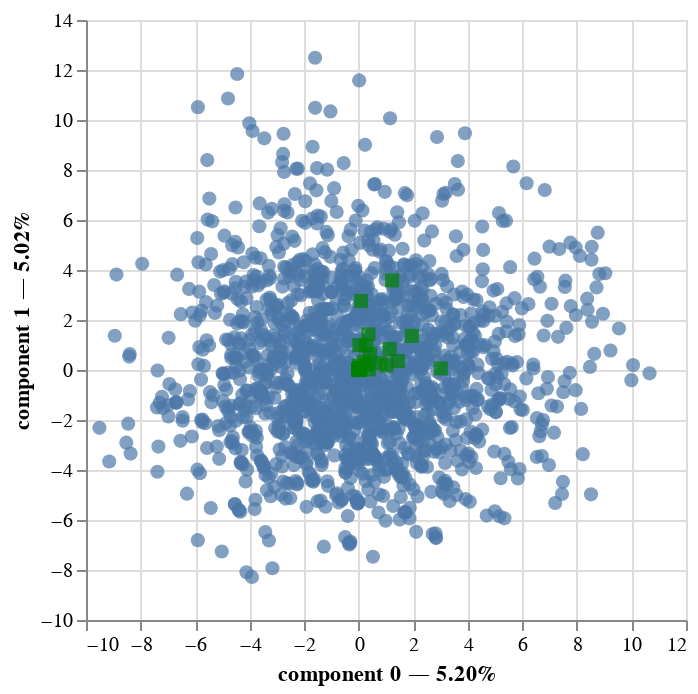

Write notebook code for a chart like this one.
### Code cell
famd.plot(
    X_train_famd,
    x_component=0,
    y_component=1
)

### Figure 1 — Vega-Lite specification as saved in the notebook (floating-point values rounded to 4 significant figures; data arrays with more than 128 entries replaced by an {"elided": "..."} marker saying what was removed)
{"config": {"view": {"continuousWidth": 300, "continuousHeight": 300}}, "layer": [{"data": {"name": "data-3781855c2e245098cc43df96704ed1d8"}, "mark": {"type": "circle", "size": 50}, "encoding": {"tooltip": [{"field": "index", "type": "quantitative"}, {"field": "component 0", "type": "quantitative"}, {"field": "component 1", "type": "quantitative"}], "x": {"axis": {"title": "component 0 — 5.20%"}, "field": "component 0", "scale": {"zero": false}, "type": "quantitative"}, "y": {"axis": {"title": "component 1 — 5.02%"}, "field": "component 1", "scale": {"zero": false}, "type": "quantitative"}}, "name": "view_5"}, {"data": {"name": "data-70d76a8fb73d707d79678df47fe19254"}, "mark": {"type": "square", "color": "green", "size": 50}, "encoding": {"tooltip": [{"field": "variable", "type": "nominal"}], "x": {"field": "component 0", "scale": {"zero": false}, "type": "quantitative"}, "y": {"field": "component 1", "scale": {"zero": false}, "type": "quantitative"}}}], "params": [{"name": "param_5", "select": {"type": "interval", "encodings": ["x", "y"]}, "bind": "scales", "views": ["view_5"]}], "$schema": "https://vega.github.io/schema/vega-lite/v5.20.1.json", "datasets": {"data-3781855c2e245098cc43df96704ed1d8": {"elided": "1719 records"}, "data-70d76a8fb73d707d79678df47fe19254": [{"variable": "Age", "component 0": 0.002495, "component 1": 4.83e-06, "component 2": 0.01319, "component 3": 0.001667, "component 4": 0.0001138, "component 5": 0.0003332, "component 6": 0.01863, "component 7": 0.01851, "component 8": 0.000695, "component 9": 0.05872, "component 10": 0.02374, "component 11": 0.001861, "component 12": 0.003253, "component 13": 3.495e-06, "component 14": 0.03676, "component 15": 0.00108, "component 16": 0.000742, "component 17": 0.004064, "component 18": 0.005506, "component 19": 0.01209, "label": "Age"}, {"variable": "BMI", "component 0": 1.654e-05, "component 1": 0.07971, "component 2": 0.0001721, "component 3": 3.733e-05, "component 4": 0.01931, "component 5": 1.036e-05, "component 6": 0.01212, "component 7": 0.0007057, "component 8": 0.003014, "component 9": 3.847e-06, "component 10": 9.912e-06, "component 11": 0.0002363, "component 12": 0.0003832, "component 13": 0.05302, "component 14": 0.003667, "component 15": 0.0001206, "component 16": 0.002057, "component 17": 0.0172, "component 18": 0.0007277, "component 19": 0.0002558, "label": "BMI"}, {"variable": "AlcoholConsumption", "component 0": 0.001577, "component 1": 0.01097, "component 2": 0.001858, "component 3": 0.02758, "component 4": 0.002037, "component 5": 0.006162, "component 6": 0.01093, "component 7": 0.004232, "component 8": 6.519e-05, "component 9": 0.0231, "component 10": 0.001124, "component 11": 5.919e-06, "component 12": 2.455e-06, "component 13": 0.01559, "component 14": 0.000334, "component 15": 0.0002621, "component 16": 0.001832, "component 17": 0.009756, "component 18": 0.02106, "component 19": 0.001131, "label": "AlcoholConsumption"}, {"variable": "PhysicalActivity", "component 0": 0.0003201, "component 1": 0.006744, "component 2": 0.002373, "component 3": 0.01661, "component 4": 8.539e-05, "component 5": 1.772e-06, "component 6": 0.001685, "component 7": 0.01708, "component 8": 0.003992, "component 9": 0.01407, "component 10": 0.01352, "component 11": 0.01036, "component 12": 0.0005261, "component 13": 0.0002728, "component 14": 0.007992, "component 15": 0.01098, "component 16": 0.01277, "component 17": 0.002189, "component 18": 0.003022, "component 19": 0.007068, "label": "PhysicalActivity"}, {"variable": "DietQuality", "component 0": 0.04785, "component 1": 0.005391, "component 2": 0.003569, "component 3": 0.003183, "component 4": 0.003857, "component 5": 0.0008984, "component 6": 0.009728, "component 7": 0.003808, "component 8": 0.002593, "component 9": 0.01197, "component 10": 0.001234, "component 11": 0.008166, "component 12": 0.01655, "component 13": 0.02433, "component 14": 0.009897, "component 15": 1.316e-06, "component 16": 0.006317, "component 17": 0.0009559, "component 18": 0.001187, "component 19": 0.007354, "label": "DietQuality"}, {"variable": "SleepQuality", "component 0": 0.02536, "component 1": 0.01086, "component 2": 0.003106, "component 3": 0.0003059, "component 4": 0.002147, "component 5": 0.007527, "component 6": 0.006938, "component 7": 0.01346, "component 8": 0.0005775, "component 9": 0.01352, "component 10": 0.002688, "component 11": 0.003618, "component 12": 0.007868, "component 13": 0.002059, "component 14": 0.005164, "component 15": 0.007276, "component 16": 0.002981, "component 17": 0.007187, "component 18": 0.01813, "component 19": 4.754e-06, "label": "SleepQuality"}, {"variable": "SystolicBP", "component 0": 0.007669, "component 1": 0.004684, "component 2": 0.01198, "component 3": 0.00083, "component 4": 0.006289, "component 5": 0.005866, "component 6": 0.0004047, "component 7": 0.003119, "component 8": 0.01645, "component 9": 0.001096, "component 10": 0.00893, "component 11": 0.003735, "component 12": 0.0025, "component 13": 0.0003483, "component 14": 0.003744, "component 15": 8.941e-05, "component 16": 0.00272, "component 17": 0.01134, "component 18": 0.002725, "component 19": 0.002091, "label": "SystolicBP"}, {"variable": "DiastolicBP", "component 0": 0.002789, "component 1": 0.01973, "component 2": 0.003472, "component 3": 0.005972, "component 4": 2.128e-05, "component 5": 0.004026, "component 6": 2.817e-05, "component 7": 0.01556, "component 8": 0.001422, "component 9": 5.369e-05, "component 10": 7.757e-07, "component 11": 2.767e-10, "component 12": 0.001276, "component 13": 0.00345, "component 14": 0.0009717, "component 15": 0.001083, "component 16": 0.001589, "component 17": 0.00971, "component 18": 0.006174, "component 19": 0.0007793, "label": "DiastolicBP"}, {"variable": "CholesterolTotal", "component 0": 0.002611, "component 1": 0.01173, "component 2": 0.001017, "component 3": 0.007936, "component 4": 0.02473, "component 5": 0.01324, "component 6": 0.01782, "component 7": 0.01576, "component 8": 0.002256, "component 9": 0.01522, "component 10": 0.002713, "component 11": 0.01091, "component 12": 0.001759, "component 13": 0.001723, "component 14": 0.00909, "component 15": 0.0002196, "component 16": 0.006531, "component 17": 0.0159, "component 18": 0.02423, "component 19": 0.009067, "label": "CholesterolTotal"}, {"variable": "CholesterolLDL", "component 0": 0.004012, "component 1": 0.0002396, "component 2": 0.0001267, "component 3": 0.000176, "component 4": 0.001191, "component 5": 0.01403, "component 6": 0.0007459, "component 7": 0.003371, "component 8": 0.000114, "component 9": 0.000686, "component 10": 0.009555, "component 11": 0.002485, "component 12": 0.004679, "component 13": 0.01133, "component 14": 0.0005934, "component 15": 0.0167, "component 16": 0.00391, "component 17": 0.001562, "component 18": 0.01578, "component 19": 0.002448, "label": "CholesterolLDL"}, {"variable": "CholesterolHDL", "component 0": 0.0366, "component 1": 0.01766, "component 2": 0.01671, "component 3": 2.055e-06, "component 4": 0.01926, "component 5": 0.01218, "component 6": 0.02005, "component 7": 0.0009953, "component 8": 0.006134, "component 9": 0.0086, "component 10": 1.846e-05, "component 11": 0.01974, "component 12": 0.003791, "component 13": 0.0003062, "component 14": 0.005422, "component 15": 0.02328, "component 16": 0.0002836, "component 17": 0.0009495, "component 18": 0.0196, "component 19": 0.0009313, "label": "CholesterolHDL"}, {"variable": "CholesterolTriglycerides", "component 0": 0.002688, "component 1": 0.0485, "component 2": 0.0004991, "component 3": 0.003521, "component 4": 0.00133, "component 5": 0.01226, "component 6": 3.083e-05, "component 7": 0.01027, "component 8": 0.0003213, "component 9": 0.006577, "component 10": 0.011, "component 11": 0.01694, "component 12": 0.02149, "component 13": 0.006134, "component 14": 0.01174, "component 15": 0.001305, "component 16": 0.002854, "component 17": 0.0007232, "component 18": 0.00046, "component 19": 0.006659, "label": "CholesterolTriglycerides"}, {"variable": "MMSE", "component 0": 0.0031, "component 1": 0.01049, "component 2": 0.01033, "component 3": 0.03263, "component 4": 0.02178, "component 5": 0.003927, "component 6": 0.00161, "component 7": 0.001927, "component 8": 0.001605, "component 9": 9.24e-05, "component 10": 9.37e-05, "component 11": 0.006102, "component 12": 3.262e-05, "component 13": 0.01107, "component 14": 5.999e-05, "component 15": 0.00374, "component 16": 0.0006481, "component 17": 0.002342, "component 18": 0.0003713, "component 19": 0.0002322, "label": "MMSE"}, {"variable": "FunctionalAssessment", "component 0": 0.002661, "component 1": 0.008379, "component 2": 0.002258, "component 3": 0.01733, "component 4": 0.02025, "component 5": 0.01615, "component 6": 0.0007685, "component 7": 0.0007402, "component 8": 0.007238, "component 9": 0.001183, "component 10": 0.006207, "component 11": 0.000271, "component 12": 0.01046, "component 13": 0.01501, "component 14": 0.04862, "component 15": 0.002259, "component 16": 0.01706, "component 17": 0.01691, "component 18": 0.0004711, "component 19": 5.586e-05, "label": "FunctionalAssessment"}, {"variable": "ADL", "component 0": 0.00936, "component 1": 0.0289, "component 2": 0.02534, "component 3": 0.004992, "component 4": 0.0003502, "component 5": 0.01721, "component 6": 0.01656, "component 7": 0.002139, "component 8": 0.0006417, "component 9": 0.005009, "component 10": 0.005745, "component 11": 0.0007183, "component 12": 0.02984, "component 13": 2.196e-06, "component 14": 0.002642, "component 15": 0.001612, "component 16": 0.004376, "component 17": 0.01218, "component 18": 0.01117, "component 19": 2.134e-07, "label": "ADL"}, {"variable": "BehavioralProblems", "component 0": 0.3576, "component 1": 1.423, "component 2": 0.3503, "component 3": 1.421, "component 4": 1.287, "component 5": 0.2041, "component 6": 0.262, "component 7": 0.007766, "component 8": 0.4416, "component 9": 0.02375, "component 10": 0.5586, "component 11": 0.06392, "component 12": 0.02513, "component 13": 0.3314, "component 14": 0.07286, "component 15": 0.06938, "component 16": 1.726, "component 17": 0.004738, "component 18": 1.653, "component 19": 0.01031, "label": "BehavioralProblems"}, {"variable": "CardiovascularDisease", "component 0": 0.02431, "component 1": 0.9982, "component 2": 1.95, "component 3": 0.05927, "component 4": 1.084, "component 5": 0.001229, "component 6": 0.01295, "component 7": 0.1338, "component 8": 0.2613, "component 9": 0.7318, "component 10": 0.529, "component 11": 0.2945, "component 12": 1.029, "component 13": 0.4289, "component 14": 0.2841, "component 15": 1.206, "component 16": 0.6631, "component 17": 0.5755, "component 18": 0.01129, "component 19": 0.1773, "label": "CardiovascularDisease"}, {"variable": "Confusion", "component 0": 0.2722, "component 1": 0.9797, "component 2": 0.9095, "component 3": 0.507, "component 4": 0.7696, "component 5": 0.0009201, "component 6": 1.886, "component 7": 0.005144, "component 8": 0.2365, "component 9": 0.05481, "component 10": 0.9433, "component 11": 0.01474, "component 12": 0.2247, "component 13": 0.9939, "component 14": 0.08602, "component 15": 0.2588, "component 16": 1.38e-05, "component 17": 1.545, "component 18": 0.07457, "component 19": 0.0802, "label": "Confusion"}, {"variable": "Depression", "component 0": 0.7877, "component 1": 0.2707, "component 2": 0.2207, "component 3": 0.005117, "component 4": 0.02712, "component 5": 0.1208, "component 6": 0.00474, "component 7": 4.544, "component 8": 0.2001, "component 9": 0.3278, "component 10": 0.4076, "component 11": 0.01832, "component 12": 0.2884, "component 13": 0.3512, "component 14": 0.485, "component 15": 0.9445, "component 16": 0.2231, "component 17": 0.2725, "component 18": 0.6152, "component 19": 0.4381, "label": "Depression"}, {"variable": "Diabetes", "component 0": 0.02218, "component 1": 0.1758, "component 2": 0.04213, "component 3": 0.5617, "component 4": 2.315, "component 5": 0.07568, "component 6": 0.3823, "component 7": 0.002573, "component 8": 0.1609, "component 9": 0.8195, "component 10": 0.3318, "component 11": 1.97, "component 12": 2.126, "component 13": 0.4596, "component 14": 0.08342, "component 15": 0.2896, "component 16": 0.214, "component 17": 0.05124, "component 18": 0.3737, "component 19": 0.1364, "label": "Diabetes"}, {"variable": "DifficultyCompletingTasks", "component 0": 0.08253, "component 1": 2.76, "component 2": 0.03208, "component 3": 0.4142, "component 4": 0.0328, "component 5": 1.226, "component 6": 0.2324, "component 7": 0.4546, "component 8": 2.417e-08, "component 9": 0.01361, "component 10": 6.264e-05, "component 11": 0.8971, "component 12": 1.344, "component 13": 0.5392, "component 14": 0.1382, "component 15": 0.3877, "component 16": 0.2788, "component 17": 1.531, "component 18": 0.04092, "component 19": 0.1504, "label": "DifficultyCompletingTasks"}, {"variable": "Disorientation", "component 0": 1.012, "component 1": 0.1832, "component 2": 2.585, "component 3": 0.1976, "component 4": 0.03893, "component 5": 0.4159, "component 6": 0.1386, "component 7": 0.04612, "component 8": 0.6366, "component 9": 0.6697, "component 10": 0.06143, "component 11": 0.4544, "component 12": 0.06923, "component 13": 0.5005, "component 14": 0.6498, "component 15": 1.355, "component 16": 0.1126, "component 17": 0.2172, "component 18": 0.4608, "component 19": 0.7778, "label": "Disorientation"}, {"variable": "EducationLevel", "component 0": 1.949, "component 1": 1.363, "component 2": 1.333, "component 3": 1.508, "component 4": 0.7976, "component 5": 2.147, "component 6": 1.801, "component 7": 2.299, "component 8": 2.275, "component 9": 2.004, "component 10": 1.799, "component 11": 1.064, "component 12": 1.205, "component 13": 0.8985, "component 14": 1.993, "component 15": 1.959, "component 16": 1.573, "component 17": 0.9785, "component 18": 0.9042, "component 19": 0.8477, "label": "EducationLevel"}, {"variable": "Ethnicity", "component 0": 1.222, "component 1": 3.585, "component 2": 0.6852, "component 3": 2.894, "component 4": 1.836, "component 5": 0.1545, "component 6": 2.252, "component 7": 1.223, "component 8": 1.41, "component 9": 4.651, "component 10": 1.871, "component 11": 0.6631, "component 12": 0.3781, "component 13": 0.193, "component 14": 2.039, "component 15": 0.8, "component 16": 1.701, "component 17": 1.194, "component 18": 0.5954, "component 19": 0.4127, "label": "Ethnicity"}, {"variable": "FamilyHistoryAlzheimers", "component 0": 0.4181, "component 1": 0.6416, "component 2": 0.8216, "component 3": 0.03965, "component 4": 0.6202, "component 5": 0.06936, "component 6": 1.317, "component 7": 0.06272, "component 8": 2.956, "component 9": 0.02499, "component 10": 0.09929, "component 11": 0.07622, "component 12": 0.008146, "component 13": 0.7358, "component 14": 0.609, "component 15": 0.2696, "component 16": 0.02087, "component 17": 0.02346, "component 18": 0.3251, "component 19": 1.131, "label": "FamilyHistoryAlzheimers"}, {"variable": "Forgetfulness", "component 0": 0.3217, "component 1": 0.2257, "component 2": 0.3738, "component 3": 0.2318, "component 4": 0.79, "component 5": 0.9389, "component 6": 1.742, "component 7": 0.00313, "component 8": 0.5993, "component 9": 0.2579, "component 10": 0.4727, "component 11": 0.03132, "component 12": 0.00328, "component 13": 0.9332, "component 14": 2.168, "component 15": 0.02952, "component 16": 0.5172, "component 17": 0.1291, "component 18": 0.009522, "component 19": 0.6347, "label": "Forgetfulness"}, {"variable": "Gender", "component 0": 0.006941, "component 1": 0.02308, "component 2": 0.1464, "component 3": 1.584, "component 4": 0.016, "component 5": 0.008756, "component 6": 0.8264, "component 7": 1.417, "component 8": 0.2374, "component 9": 0.002524, "component 10": 1.638, "component 11": 0.04173, "component 12": 1.677, "component 13": 0.5441, "component 14": 0.1299, "component 15": 0.02435, "component 16": 0.9296, "component 17": 0.3431, "component 18": 0.1133, "component 19": 0.2162, "label": "Gender"}, {"variable": "HeadInjury", "component 0": 0.3672, "component 1": 0.02693, "component 2": 0.7077, "component 3": 0.524, "component 4": 0.1424, "component 5": 2.632, "component 6": 0.2191, "component 7": 0.5034, "component 8": 0.04835, "component 9": 0.4473, "component 10": 0.003469, "component 11": 2.164, "component 12": 0.4324, "component 13": 0.003579, "component 14": 0.776, "component 15": 0.05711, "component 16": 0.4163, "component 17": 0.02002, "component 18": 0.6502, "component 19": 0.6189, "label": "HeadInjury"}, {"variable": "Hypertension", "component 0": 3.007, "component 1": 0.06379, "component 2": 0.02737, "component 3": 0.001248, "component 4": 0.2451, "component 5": 1.201, "component 6": 0.002915, "component 7": 0.022, "component 8": 0.06929, "component 9": 2.023, "component 10": 0.1421, "component 11": 0.1028, "component 12": 0.0225, "component 13": 0.04786, "component 14": 0.002133, "component 15": 0.002279, "component 16": 0.5799, "component 17": 0.1405, "component 18": 2.465, "component 19": 0.3342, "label": "Hypertension"}, {"variable": "MemoryComplaints", "component 0": 1.133, "component 1": 0.844, "component 2": 1.98, "component 3": 0.009802, "component 4": 0.1594, "component 5": 0.04004, "component 6": 0.04273, "component 7": 0.1363, "component 8": 0.3536, "component 9": 0.03519, "component 10": 0.01099, "component 11": 3.266, "component 12": 0.0148, "component 13": 1.123, "component 14": 0.1213, "component 15": 0.3189, "component 16": 0.06051, "component 17": 0.2447, "component 18": 0.1791, "component 19": 0.706, "label": "MemoryComplaints"}, {"variable": "PersonalityChanges", "component 0": 0.1894, "component 1": 0.3368, "component 2": 0.9994, "component 3": 2.04, "component 4": 1.139, "component 5": 0.1737, "component 6": 0.01933, "component 7": 0.2524, "component 8": 0.6741, "component 9": 0.0453, "component 10": 0.01327, "component 11": 0.002038, "component 12": 0.08472, "component 13": 1.016, "component 14": 0.5015, "component 15": 0.8566, "component 16": 0.0988, "component 17": 1.416, "component 18": 0.001368, "component 19": 4.973e-10, "label": "PersonalityChanges"}, {"variable": "Smoking", "component 0": 1.438, "component 1": 0.3569, "component 2": 0.6292, "component 3": 0.03524, "component 4": 0.7247, "component 5": 1.489, "component 6": 0.07828, "component 7": 0.5712, "component 8": 0.01774, "component 9": 0.02149, "component 10": 0.1404, "component 11": 2.59, "component 12": 2.42e-06, "component 13": 0.2254, "component 14": 0.3569, "component 15": 0.5153, "component 16": 0.1267, "component 17": 0.002337, "component 18": 0.02494, "component 19": 0.4848, "label": "Smoking"}]}}
